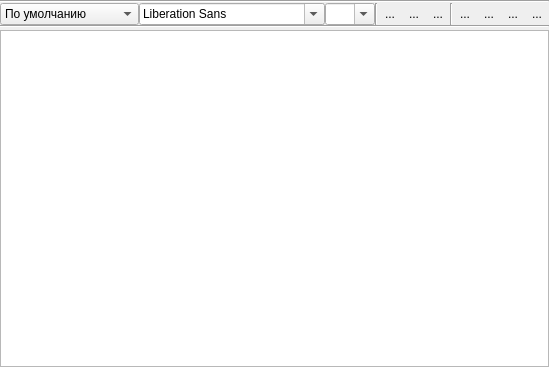
<?xml version="1.0" encoding="UTF-8"?>
<ui version="4.0">
 <class>TextEditWidget</class>
 <widget class="QWidget" name="TextEditWidget">
  <property name="geometry">
   <rect>
    <x>0</x>
    <y>0</y>
    <width>549</width>
    <height>367</height>
   </rect>
  </property>
  <property name="windowTitle">
   <string>Form</string>
  </property>
  <layout class="QVBoxLayout" name="verticalLayout">
   <property name="spacing">
    <number>2</number>
   </property>
   <property name="margin">
    <number>0</number>
   </property>
   <item>
    <layout class="QVBoxLayout" name="verticalLayout_2">
     <property name="spacing">
      <number>0</number>
     </property>
     <item>
      <widget class="Line" name="line_3">
       <property name="orientation">
        <enum>Qt::Horizontal</enum>
       </property>
      </widget>
     </item>
     <item>
      <layout class="QHBoxLayout" name="horizontalLayout">
       <item>
        <widget class="QComboBox" name="comboStyle">
         <property name="sizePolicy">
          <sizepolicy hsizetype="Preferred" vsizetype="Fixed">
           <horstretch>0</horstretch>
           <verstretch>0</verstretch>
          </sizepolicy>
         </property>
         <property name="minimumSize">
          <size>
           <width>110</width>
           <height>0</height>
          </size>
         </property>
         <item>
          <property name="text">
           <string>По умолчанию</string>
          </property>
         </item>
         <item>
          <property name="text">
           <string>Марк. список (диск)</string>
          </property>
         </item>
         <item>
          <property name="text">
           <string>Марк. список (окружность)</string>
          </property>
         </item>
         <item>
          <property name="text">
           <string>Марк. список (квадрат)</string>
          </property>
         </item>
         <item>
          <property name="text">
           <string>Нумер. список (цифры)</string>
          </property>
         </item>
         <item>
          <property name="text">
           <string>Нумер. список (стр. буквы)</string>
          </property>
         </item>
         <item>
          <property name="text">
           <string>Нумер. список (загл. буквы)</string>
          </property>
         </item>
        </widget>
       </item>
       <item>
        <widget class="QFontComboBox" name="comboFont">
         <property name="minimumSize">
          <size>
           <width>100</width>
           <height>0</height>
          </size>
         </property>
        </widget>
       </item>
       <item>
        <widget class="QComboBox" name="comboSize">
         <property name="minimumSize">
          <size>
           <width>50</width>
           <height>0</height>
          </size>
         </property>
         <property name="editable">
          <bool>true</bool>
         </property>
        </widget>
       </item>
       <item>
        <widget class="Line" name="line_2">
         <property name="orientation">
          <enum>Qt::Vertical</enum>
         </property>
        </widget>
       </item>
       <item>
        <widget class="QToolButton" name="toolButtonBold">
         <property name="text">
          <string>...</string>
         </property>
         <property name="icon">
          <iconset resource="qrc.qrc">
           <normaloff>:/icon/icons/textbold.png</normaloff>:/icon/icons/textbold.png</iconset>
         </property>
         <property name="checkable">
          <bool>true</bool>
         </property>
         <property name="autoRaise">
          <bool>true</bool>
         </property>
        </widget>
       </item>
       <item>
        <widget class="QToolButton" name="toolButtonUnderline">
         <property name="text">
          <string>...</string>
         </property>
         <property name="icon">
          <iconset resource="qrc.qrc">
           <normaloff>:/icon/icons/textunder.png</normaloff>:/icon/icons/textunder.png</iconset>
         </property>
         <property name="checkable">
          <bool>true</bool>
         </property>
         <property name="autoRaise">
          <bool>true</bool>
         </property>
        </widget>
       </item>
       <item>
        <widget class="QToolButton" name="toolButtonItalic">
         <property name="text">
          <string>...</string>
         </property>
         <property name="icon">
          <iconset resource="qrc.qrc">
           <normaloff>:/icon/icons/textitalic.png</normaloff>:/icon/icons/textitalic.png</iconset>
         </property>
         <property name="checkable">
          <bool>true</bool>
         </property>
         <property name="autoRaise">
          <bool>true</bool>
         </property>
        </widget>
       </item>
       <item>
        <widget class="Line" name="line">
         <property name="orientation">
          <enum>Qt::Vertical</enum>
         </property>
        </widget>
       </item>
       <item>
        <widget class="QToolButton" name="toolButtonAlignJustify">
         <property name="text">
          <string>...</string>
         </property>
         <property name="icon">
          <iconset resource="qrc.qrc">
           <normaloff>:/icon/icons/textjustify.png</normaloff>:/icon/icons/textjustify.png</iconset>
         </property>
         <property name="checkable">
          <bool>true</bool>
         </property>
         <property name="autoRaise">
          <bool>true</bool>
         </property>
         <attribute name="buttonGroup">
          <string>buttonGroupAlign</string>
         </attribute>
        </widget>
       </item>
       <item>
        <widget class="QToolButton" name="toolButtonAlignLeft">
         <property name="text">
          <string>...</string>
         </property>
         <property name="icon">
          <iconset resource="qrc.qrc">
           <normaloff>:/icon/icons/textleft.png</normaloff>:/icon/icons/textleft.png</iconset>
         </property>
         <property name="checkable">
          <bool>true</bool>
         </property>
         <property name="autoRaise">
          <bool>true</bool>
         </property>
         <attribute name="buttonGroup">
          <string>buttonGroupAlign</string>
         </attribute>
        </widget>
       </item>
       <item>
        <widget class="QToolButton" name="toolButtonAlignCenter">
         <property name="text">
          <string>...</string>
         </property>
         <property name="icon">
          <iconset resource="qrc.qrc">
           <normaloff>:/icon/icons/textcenter.png</normaloff>:/icon/icons/textcenter.png</iconset>
         </property>
         <property name="checkable">
          <bool>true</bool>
         </property>
         <property name="autoRaise">
          <bool>true</bool>
         </property>
         <attribute name="buttonGroup">
          <string>buttonGroupAlign</string>
         </attribute>
        </widget>
       </item>
       <item>
        <widget class="QToolButton" name="toolButtonAlignRight">
         <property name="text">
          <string>...</string>
         </property>
         <property name="icon">
          <iconset resource="qrc.qrc">
           <normaloff>:/icon/icons/textright.png</normaloff>:/icon/icons/textright.png</iconset>
         </property>
         <property name="checkable">
          <bool>true</bool>
         </property>
         <property name="autoRaise">
          <bool>true</bool>
         </property>
         <attribute name="buttonGroup">
          <string>buttonGroupAlign</string>
         </attribute>
        </widget>
       </item>
       <item>
        <spacer name="horizontalSpacer">
         <property name="orientation">
          <enum>Qt::Horizontal</enum>
         </property>
         <property name="sizeHint" stdset="0">
          <size>
           <width>40</width>
           <height>20</height>
          </size>
         </property>
        </spacer>
       </item>
      </layout>
     </item>
     <item>
      <widget class="Line" name="line_4">
       <property name="orientation">
        <enum>Qt::Horizontal</enum>
       </property>
      </widget>
     </item>
    </layout>
   </item>
   <item>
    <widget class="QTextEdit" name="textEdit"/>
   </item>
  </layout>
 </widget>
 <resources>
  <include location="qrc.qrc"/>
 </resources>
 <connections/>
 <buttongroups>
  <buttongroup name="buttonGroupAlign"/>
 </buttongroups>
</ui>
